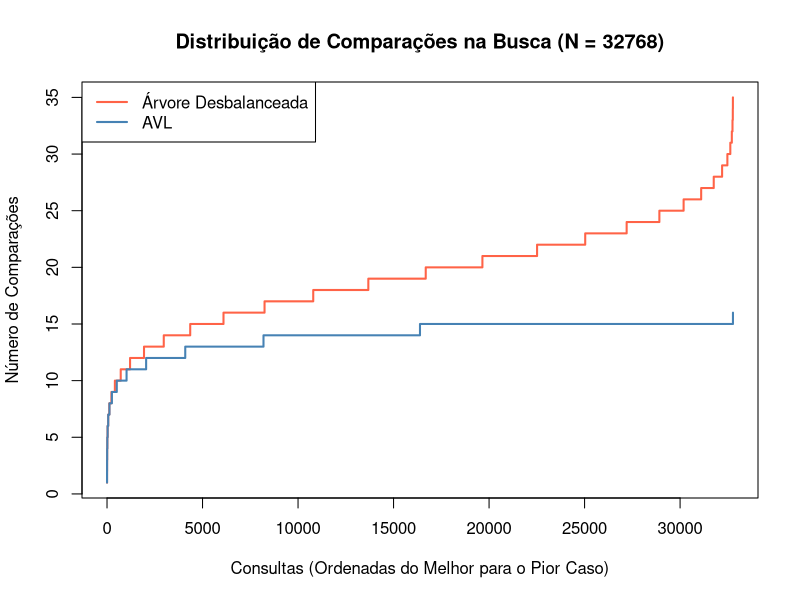

This chart was generated by the following R code:
data <- read.csv2("./data.csv")

binarySearchTree <- data$Binary.Search.Tree
avl <- data$AVL

plot(binarySearchTree,
     type = "l",
     lwd = 2,
     col = "tomato",
     main = "Distribuição de Comparações na Busca (N = 32768)",
     xlab = "Consultas (Ordenadas do Melhor para o Pior Caso)",
     ylab = "Número de Comparações")

lines(avl,
      col = "steelblue",
      lwd = 2)

legend("topleft", 
       legend = c("Árvore Desbalanceada", "AVL"),
       col = c("tomato", "steelblue"), 
       lty = 1,
       lwd = 2)
